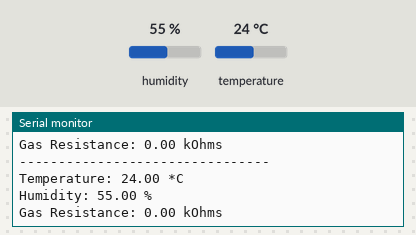
Simulated run of this sketch. Board: Arduino Uno, built with avr-gcc and run on an emulated ATmega328P. Parts: the last lines printed to the serial monitor. The test bench sets the inputs (shaded band); at power-on: humidity 55 %, temperature 24 °C.

Above: at 4.8 s.
4.9 s: humidity set to 22 %
At 9.0 s:
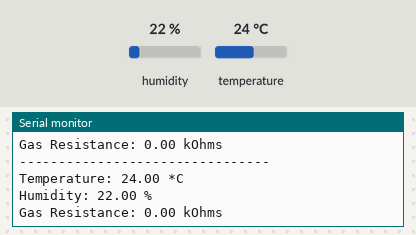
9.9 s: temperature set to 12 °C
At 13.6 s:
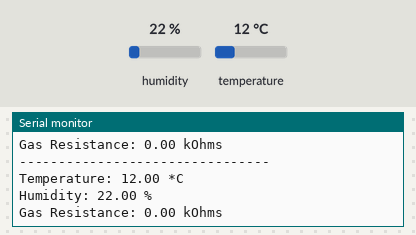
14.9 s: humidity set to 40 %
At 16.9 s:
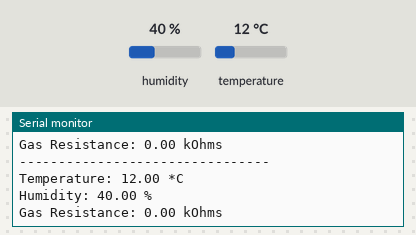
Timing chart, 0 to 18.4 s (numbered marks = the images above; inputs shaded):
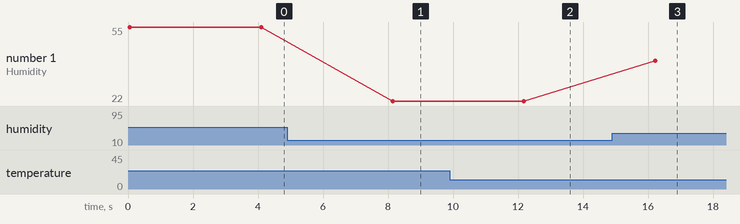

The sketch:

BME_Base.ino
```cpp
#include <Wire.h>
#include <Adafruit_Sensor.h>
#include "Adafruit_BME680.h"

Adafruit_BME680 bme;

float Temperature;
float Humidity;
float Pressure;
float Gas;

void setup() {
  Serial.begin(9600); // Initialize serial communication

  if (!bme.begin(0x77)) {  // Make sure the sensor initializes
    Serial.println(F("BME680 not found!"));
    while (1);
  }

  // Set up oversampling and filter initialization
  bme.setTemperatureOversampling(BME680_OS_8X);
  bme.setHumidityOversampling(BME680_OS_2X);
  bme.setPressureOversampling(BME680_OS_4X);
  bme.setIIRFilterSize(BME680_FILTER_SIZE_3);
  bme.setGasHeater(320, 150); // 320°C for 150 ms
}

void loop() {
  Serial.println(F("--------------------------------"));
  bme680Readings();  // Call the readings function
  delay(4000);
}

void bme680Readings() {
  Temperature = bme.readTemperature();
  if (isnan(Temperature)) {
    Serial.println(F("Failed to read temperature"));
  } else {
    Serial.print(F("Temperature: "));
    Serial.print(Temperature);
    Serial.println(F(" *C"));
  }

  Humidity = bme.readHumidity();
  if (isnan(Humidity)) {
    Serial.println(F("Failed to read humidity"));
  } else {
    Serial.print(F("Humidity: "));
    Serial.print(Humidity);
    Serial.println(F(" %"));
  }

  Gas = (bme.gas_resistance / 1000.0);  // Convert gas resistance to kOhms
  if (isnan(Gas)) {
    Serial.println(F("Failed to read gas resistance"));
  } else {
    Serial.print(F("Gas Resistance: "));
    Serial.print(Gas);
    Serial.println(F(" kOhms"));
  }
}
```

Measured:
- after the input at 4.9 s, the serial monitor: prints a new line after 3.2 s (image 1)
- after the input at 9.9 s, the serial monitor: prints a new line after 2.3 s (image 2)
- after the input at 14.9 s, the serial monitor: prints a new line after 1.3 s (image 3)
- plotted number 1: 55 → 22 after the input at 4.9 s, 22 → 40 after the input at 14.9 s
